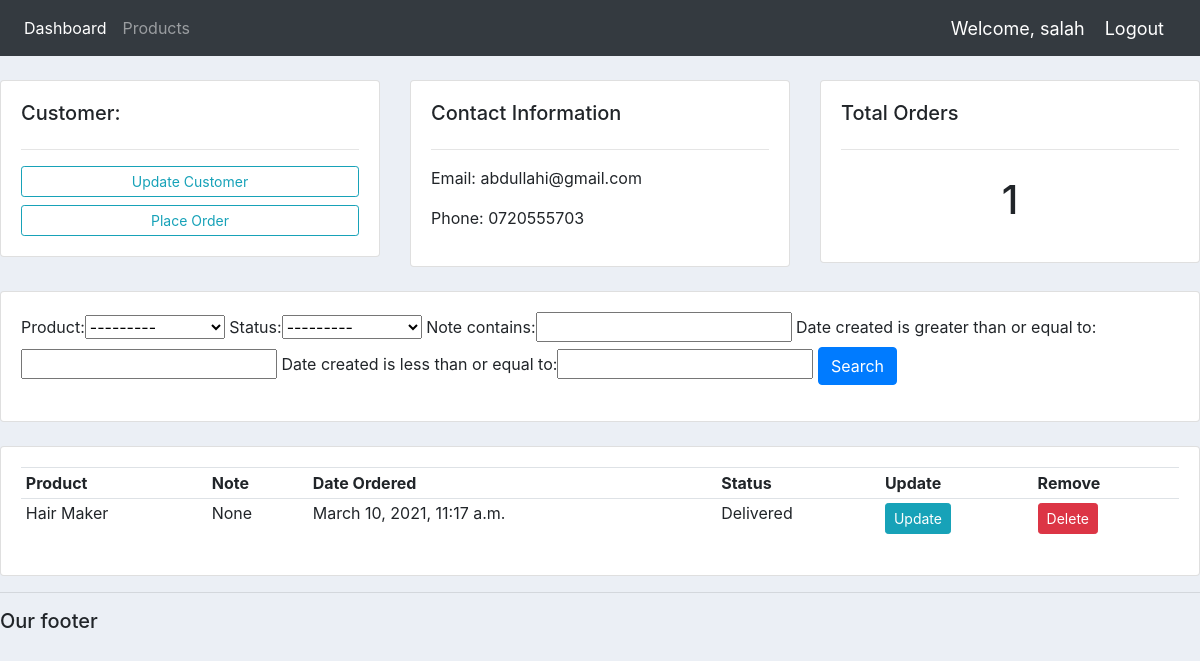
Page /customer/8/ (signed in) on the committed database.
### accounts/models.py (models this page shows, shortened)
class Customer(models.Model):
    name = models.CharField(max_length=200, null=True)
    phone = models.CharField(max_length=200, null=True)
    email = models.CharField(max_length=200, null=True)
    date_created = models.DateTimeField(auto_now_add=True, null=True)

class Order(models.Model):
    STATUS = (
        ('Pending', 'Pending'),
        ('Out for delivery', 'Out for delivery'),
        ('Delivered', 'Delivered'),
        )
    customer = models.ForeignKey(Customer, null=True, on_delete= models.SET_NULL)
    product = models.ForeignKey(Product, null=True, on_delete= models.SET_NULL)
    date_created = models.DateTimeField(auto_now_add=True, null=True)
    status = models.CharField(max_length=200, null=True, choices=STATUS)
    note = models.CharField(max_length=200, null=True)

class Product(models.Model):
    CATEGORY = (
        ('Indoor', 'Indoor'),
        ('Out Door', 'Out Door'),
    )
    name = models.CharField(max_length=200, null=True)
    price = models.FloatField(null=True)
    category = models.CharField(max_length=200, null=True, choices=CATEGORY)
    description = models.CharField(max_length=200, null=True, blank=True)
    date_created = models.DateTimeField(auto_now_add=True, null=True)
    tags = models.ManyToManyField(Tag)
    def __str__(self):
        return self.name

### accounts/views.py (the view)
# urls.py: path('customer/<str:pk_test>/', views.customer, name="customer"),
@login_required(login_url='login')
def customer(request, pk_test):
    customer = Customer.objects.get(id=pk_test)
    orders = customer.order_set.all()
    order_count = orders.count
    myFilter = OrderFilter(request.GET, queryset=orders)
    orders = myFilter.qs
    context = {'customer': customer, 'orders': orders, 'order_count': order_count, 'myFilter': myFilter}
    return render(request, 'accounts/customer.html', context)

### accounts/templates/accounts/customer.html
{%  extends 'accounts/main.html' %}
{% block content %}
	<br>
<div class="row">
	<div class="col-md">
		<div class="card card-body">
			<h5>Customer:</h5>
			<hr>
			<a class="btn btn-outline-info  btn-sm btn-block" href="">Update Customer</a>
			<a class="btn btn-outline-info  btn-sm btn-block" href="{% url 'create_order' customer.id %}">Place Order</a>
		</div>
	</div>
	<div class="col-md">
		<div class="card card-body">
			<h5>Contact Information</h5>
			<hr>
			<p>Email: {{customer.email}}</p>
			<p>Phone: {{customer.phone}}</p>
		</div>
	</div>
	<div class="col-md">
		<div class="card card-body">
			<h5>Total Orders</h5>
			<hr>
			<h1 style="text-align: center;padding: 10px">{{order_count}}</h1>
		</div>
	</div>
</div>
<br>
<div class="row">
	<div class="col">
		<div class="card card-body">
			<form method="get">
				{{myFilter.form}}
		    <button class="btn btn-primary" type="submit">Search</button>
		  </form>
		</div>
	</div>
</div>
<br>
<div class="row">
	<div class="col-md">
		<div class="card card-body">
			<table class="table table-sm">
				<tr>
					<th>Product</th>
					<th>Note</th>
					<th>Date Ordered</th>
					<th>Status</th>
					<th>Update</th>
					<th>Remove</th>
				</tr>
				{% for order in orders %}
				<tr>
					<td>{{order.product}}</td>
					<td>{{order.note}}</td>
					<td>{{order.date_created}}</td>
					<td>{{order.status}}</td>
                    <td><a class="btn btn-sm btn-info" href="{% url 'update_order' order.id %}">Update</a> </td>
                    <td><a class="btn btn-sm btn-danger" href="{% url 'delete_order' order.id %}">Delete</a> </td>
				</tr>
				{% endfor %}
			</table>
		</div>
	</div>
</div>
{% endblock %}

### accounts/templates/accounts/navbar.html (shortened to what this page needs)
{% load static %}
<nav class="navbar navbar-expand-lg navbar-dark bg-dark">
  <div class="collapse navbar-collapse" id="navbarNav">
    <ul class="navbar-nav">
      <li class="nav-item active">
        <a class="nav-link" href="{% url 'home'%}">Dashboard</a>
      </li>
      <li class="nav-item">
        <a class="nav-link" href="{% url 'products'%}">Products</a>
      </li>
    </ul>
  </div>
  <span class="hello-msg">Welcome, {{request.user}} </span>
  <span ><a class="hello-msg" href="{% url 'logout' %}">Logout</a> </span>
</nav>

### static/css/main.css (style rules this page uses)
body { background-color: #ebeff5; }

### accounts/templates/accounts/navbar.html (style rules this page uses)
.hello-msg { font-size: 18px; color: #fff; margin-right: 20px; }

### rows in the picture
Customer: email "abdullahi@gmail.com", phone "0720555703"
Order: product "Hair Maker", note "None", date_created "March 10, 2021, 11:17 a.m.", status "Delivered"

### other values in the picture
{{ request.user }} "salah"
{{ order_count }} "1"
